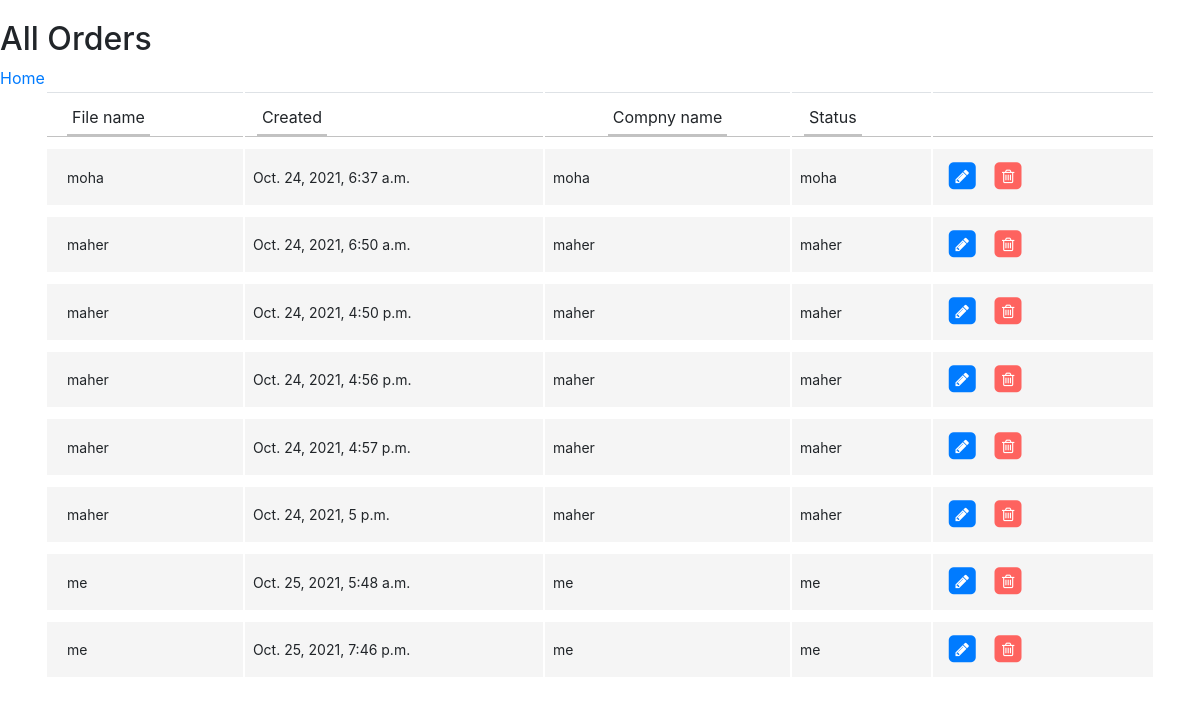
Page /order/list (signed in) on the earlier database version.
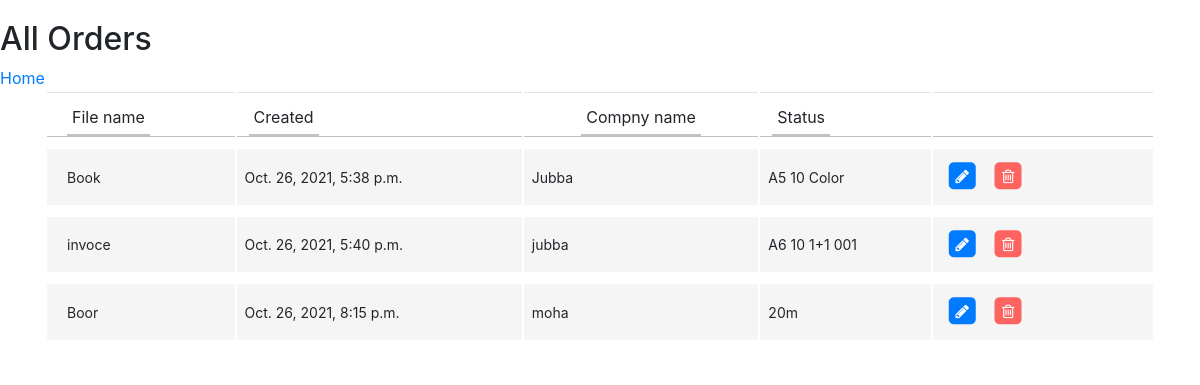
Same page on the later database version.
### jubba/models.py (models this page shows, shortened)
class CostINfo(models.Model):
  Paid = 'PAID'
  Unpaid = 'UNPAID'
  PAYMENT_CHOICE = [
        (Paid, 'PAID'),
        (Unpaid, 'UNPAID'),
  ]
  created_at = models.DateTimeField(auto_now_add=True)
  File_name = models.CharField(max_length=30)
  compny_name = models.CharField(max_length=30)
  town_city = models.CharField(max_length=30)
  phone = models.CharField(max_length=30)
  text = models.TextField(max_length=300)
  '''Payment_choice = models.CharField(
        max_length=10,
        choices=PAYMENT_CHOICE,
    )
'''

### jubba/views.py (the view)
# urls.py: path("order/list", views.OrderList.as_view(), name="orderlist"),
class OrderList(LoginRequiredMixin,ListView):
     template_name = 'order/orders_list.html'
     queryset = CostINfo.objects.all()

### jubba/templates/order/orders_list.html (shortened to what this page needs)
{% extends './base.html' %}
{% load static %}
{% block head %}
  <link rel="stylesheet" href="https://maxcdn.bootstrapcdn.com/bootstrap/4.0.0/css/bootstrap.min.css">
{% endblock %}
{% block content %}
<h2>All Orders</h2>
<a href="{% url 'home'%}">Home</button></a>
<link href="https://maxcdn.bootstrapcdn.com/font-awesome/4.3.0/css/font-awesome.min.css" rel="stylesheet">
<div class="container">
<div class="row">
	<div class="col-lg-12">
		<div class="main-box clearfix">
			<div class="table-responsive">
				<table class="table user-list">
					<thead>
						<tr>
							<th><span>File name</span></th>
							<th><span>Created</span></th>
							<th class="text-center"><span>Compny name</span></th>
							<th><span>Status</span></th>
							<th>&nbsp;</th>
						</tr>
					</thead>
  {% for order in object_list %}
  <tr>
      <td>{{ order.File_name}}</td>
      <td>{{ order.created_at }} </td>
      <td>{{ order.compny_name }} </td>
      <td>{{ order.text }} </td>
      <td style="width: 20%;">
								<a href="{% url 'orderupdate' order.id %}" class="table-link">
									<span class="fa-stack">
										<i class="fa fa-square fa-stack-2x"></i>
										<i class="fa fa-pencil fa-stack-1x fa-inverse"></i>
									</span>
								</a>
								<a href="{% url 'orderdelete' order.id %}" class="table-link danger">
									<span class="fa-stack">
										<i class="fa fa-square fa-stack-2x"></i>
										<i class="fa fa-trash-o fa-stack-1x fa-inverse"></i>
									</span>
								</a>
							</td>
  </tr>
  {% endfor %}
</table>
{% endblock %}

### jubba/templates/order/base.html
<!DOCTYPE html>
<head>
  {% block head %}
  {% endblock %}
</head>
<body>
  {% block content %}
  {% endblock %}
</body>

### jubba/templates/order/orders_list.html (style rules this page uses)
body { margin-top:20px; }
.table { border-collapse: separate; }
.table thead > tr > th { border-bottom: 1px solid #C2C2C2; padding-bottom: 0; }
.table tbody > tr > td { font-size: 0.875em; background: #f5f5f5; border-top: 10px solid #fff; vertical-align: middle; padding: 12px 8px; }
.table tbody > tr > td:first-child, .table thead > tr > th:first-child { padding-left: 20px; }
.table thead > tr > th span { border-bottom: 2px solid #C2C2C2; display: inline-block; padding: 0 5px; padding-bottom: 5px; font-weight: normal; }
.table a.table-link { margin: 0 5px; font-size: 1.125em; }
.table a.table-link.danger { color: #fe635f; }

Differences in the rows shown:
removed CostINfo: File_name "moha", created_at "Oct. 24, 2021, 6:37 a.m.", compny_name "moha", text "moha"
removed CostINfo: File_name "maher", created_at "Oct. 24, 2021, 6:50 a.m.", compny_name "maher", text "maher"
removed CostINfo: File_name "maher", created_at "Oct. 24, 2021, 4:50 p.m.", compny_name "maher", text "maher"
removed CostINfo: File_name "maher", created_at "Oct. 24, 2021, 4:56 p.m.", compny_name "maher", text "maher"
removed CostINfo: File_name "maher", created_at "Oct. 24, 2021, 4:57 p.m.", compny_name "maher", text "maher"
removed CostINfo: File_name "maher", created_at "Oct. 24, 2021, 5 p.m.", compny_name "maher", text "maher"
removed CostINfo: File_name "me", created_at "Oct. 25, 2021, 5:48 a.m.", compny_name "me", text "me"
removed CostINfo: File_name "me", created_at "Oct. 25, 2021, 7:46 p.m.", compny_name "me", text "me"
added CostINfo: File_name "Book", created_at "Oct. 26, 2021, 5:38 p.m.", compny_name "Jubba", text "A5 10 Color"
added CostINfo: File_name "invoce", created_at "Oct. 26, 2021, 5:40 p.m.", compny_name "jubba", text "A6 10 1+1 001"
added CostINfo: File_name "Boor", created_at "Oct. 26, 2021, 8:15 p.m.", compny_name "moha", text "20m"
